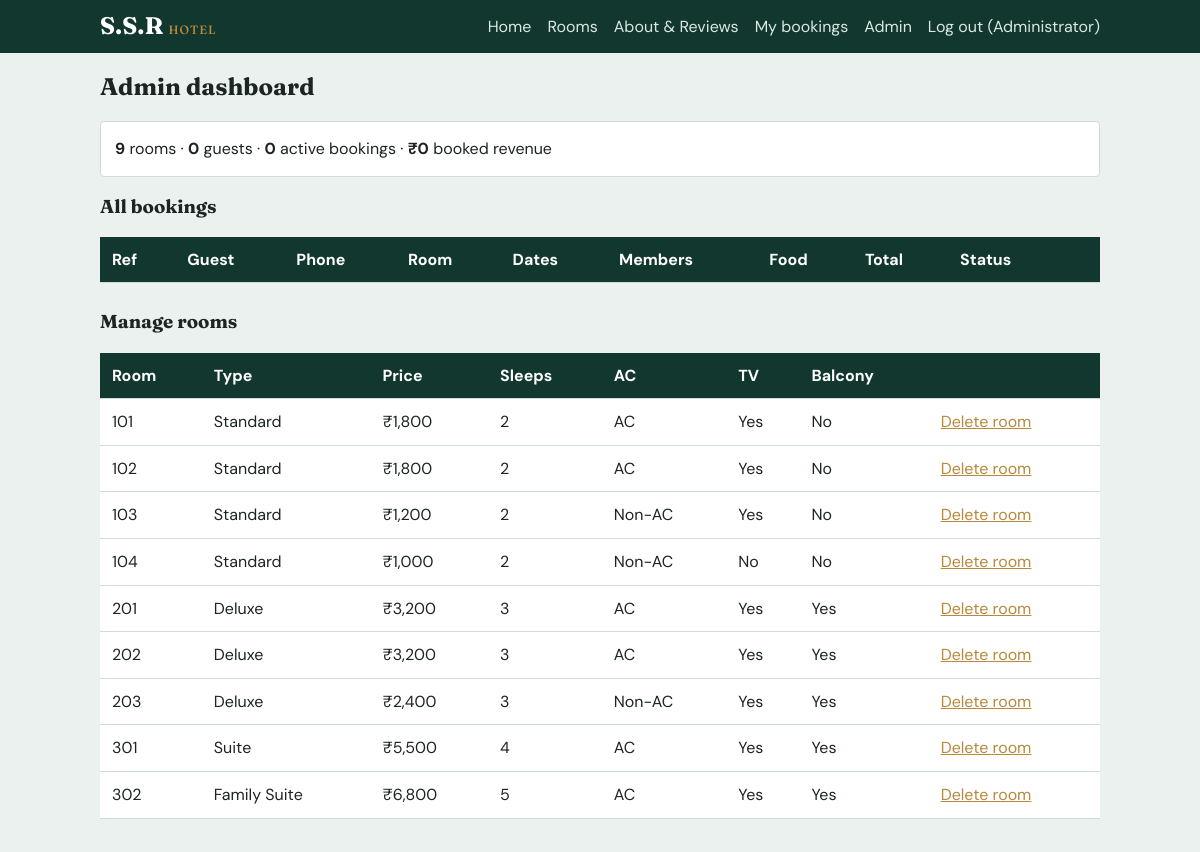
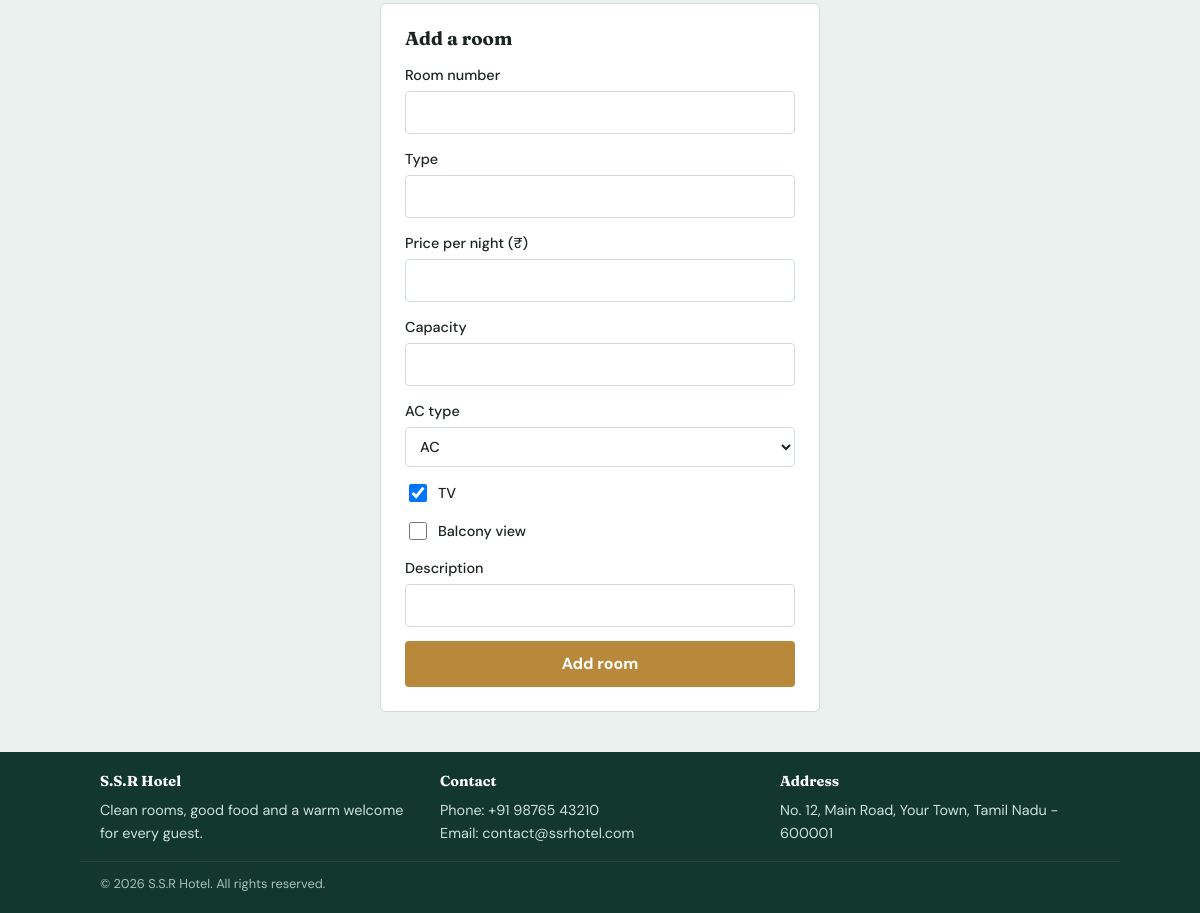
/admin/index.php (signed in), run on the app's committed database (2 pictures, top to bottom).
### tables this page shows
CREATE TABLE rooms (
  id INT AUTO_INCREMENT PRIMARY KEY,
  room_no VARCHAR(10) NOT NULL UNIQUE,
  type VARCHAR(40) NOT NULL,
  price DECIMAL(10,2) NOT NULL,
  capacity INT NOT NULL,
  ac TINYINT(1) NOT NULL DEFAULT 1,
  tv TINYINT(1) NOT NULL DEFAULT 1,
  balcony TINYINT(1) NOT NULL DEFAULT 0,
  description VARCHAR(255)
);

### config.php (called while the page is built, shortened)
<?php
function e($s) { return htmlspecialchars((string)$s, ENT_QUOTES, 'UTF-8'); }

### admin/index.php (the view, shortened to what this page needs)
<?php $base = "../"; $title = "Admin"; include '../includes/header.php'; require_admin();
$stats = $conn->query("SELECT (SELECT COUNT(*) FROM rooms) rooms, (SELECT COUNT(*) FROM users WHERE role='guest') guests,
  (SELECT COUNT(*) FROM bookings WHERE status='Confirmed') bookings,
  (SELECT COALESCE(SUM(total),0) FROM bookings WHERE status='Confirmed') revenue")->fetch_assoc();
$rooms = $conn->query("SELECT * FROM rooms ORDER BY room_no");
$bk = $conn->query("SELECT b.*, u.name, u.phone, r.room_no FROM bookings b JOIN users u ON u.id=b.user_id JOIN rooms r ON r.id=b.room_id ORDER BY b.id DESC"); ?>
<h2>Admin dashboard</h2>
<p class="stats"><b><?= $stats['rooms'] ?></b> rooms · <b><?= $stats['guests'] ?></b> guests · <b><?= $stats['bookings'] ?></b> active bookings · <b>₹<?= number_format($stats['revenue']) ?></b> booked revenue</p>
<h3>All bookings</h3>
<div class="scroll"><table>
<tr><th>Ref</th><th>Guest</th><th>Phone</th><th>Room</th><th>Dates</th><th>Members</th><th>Food</th><th>Total</th><th>Status</th><th></th></tr>
<?php while ($b = $bk->fetch_assoc()): ?>
<tr><td><?= e($b['booking_ref']) ?></td><td><?= e($b['name']) ?></td><td><?= e($b['phone']) ?></td><td><?= e($b['room_no']) ?></td>
<td><?= $b['check_in'] ?> to <?= $b['check_out'] ?></td><td><?= $b['guests'] ?></td><td><?= $b['food'] ? 'Yes' : 'No' ?></td><td>₹<?= number_format($b['total']) ?></td><td><?= $b['status'] ?></td>
<td><?php if ($b['status']==='Confirmed'): ?><a href="?cancel=<?= e($b['booking_ref']) ?>" onclick="return confirm('Cancel this booking?')">Cancel booking</a><?php endif; ?></td></tr>
<?php endwhile; ?></table></div>
<h3>Manage rooms</h3>
<div class="scroll"><table>
<tr><th>Room</th><th>Type</th><th>Price</th><th>Sleeps</th><th>AC</th><th>TV</th><th>Balcony</th><th></th></tr>
<?php while ($r = $rooms->fetch_assoc()): ?>
<tr><td><?= e($r['room_no']) ?></td><td><?= e($r['type']) ?></td><td>₹<?= number_format($r['price']) ?></td><td><?= $r['capacity'] ?></td><td><?= $r['ac']?'AC':'Non-AC' ?></td><td><?= $r['tv']?'Yes':'No' ?></td><td><?= $r['balcony']?'Yes':'No' ?></td>
<td><a href="?delete_room=<?= $r['id'] ?>" onclick="return confirm('Delete this room and its bookings?')">Delete room</a></td></tr>
<?php endwhile; ?></table></div>
<form class="form" method="post">
  <h3>Add a room</h3>
  <label>Room number<input name="room_no" required></label>
  <label>Type<input name="type" required></label>
  <label>Price per night (₹)<input type="number" name="price" min="1" required></label>
  <label>Capacity<input type="number" name="capacity" min="1" max="10" required></label>
  <label>AC type<select name="ac"><option value="ac">AC</option><option value="non">Non-AC</option></select></label>
  <label class="check"><input type="checkbox" name="tv" checked> TV</label>
  <label class="check"><input type="checkbox" name="balcony"> Balcony view</label>
  <label>Description<input name="description"></label>
  <button class="btn" name="add_room">Add room</button>
</form>
<?php include '../includes/footer.php'; ?>

### css/style.css (style rules this page uses)
:root { --pine:#12372f;--sea:#eaf1ef;--brass:#b8893b;--ink:#1c2523;--line:#cfdcd8;--white:#fff;--err:#a3262a }
* { box-sizing:border-box }
body { margin:0;font-family:'DM Sans',system-ui,sans-serif;background:var(--sea);color:var(--ink);line-height:1.6 }
h1,h2,h3,.logo { font-family:'Fraunces',Georgia,serif;line-height:1.2 }
a { color:var(--brass) }
.btn { background:var(--brass);color:#fff;border:0;padding:10px 20px;border-radius:4px;cursor:pointer;font:inherit;font-weight:700;text-decoration:none;display:inline-block }
label { display:flex;flex-direction:column;font-weight:500;font-size:.9rem;gap:4px }
input { padding:9px 10px;border:1px solid var(--line);border-radius:4px;font:inherit;background:var(--white);color:var(--ink) }
.form { max-width:440px;margin:36px auto;display:flex;flex-direction:column;gap:14px;background:var(--white);border:1px solid var(--line);padding:24px;border-radius:6px }
.form h2,.form h3 { margin:0 }
.scroll { overflow-x:auto;margin-bottom:28px }
table { border-collapse:collapse;width:100%;background:var(--white) }
th,td { padding:10px 12px;border-bottom:1px solid var(--line);text-align:left;white-space:nowrap }
th { background:var(--pine);color:#fff }
.stats { background:var(--white);border:1px solid var(--line);padding:14px;border-radius:4px }
select,textarea { padding:9px 10px;border:1px solid var(--line);border-radius:4px;font:inherit;background:var(--white);color:var(--ink) }
label.check { flex-direction:row;align-items:center;gap:8px }
label.check input { width:18px;height:18px }

### data on the page
rooms: room_no "101", type "Standard", price "1,800", capacity "2", ac "AC", tv "Yes", balcony "No"
rooms: room_no "102", type "Standard", price "1,800", capacity "2", ac "AC", tv "Yes", balcony "No"
rooms: room_no "103", type "Standard", price "1,200", capacity "2", ac "Non-AC", tv "Yes", balcony "No"
rooms: room_no "104", type "Standard", price "1,000", capacity "2", ac "Non-AC", tv "No", balcony "No"
rooms: room_no "201", type "Deluxe", price "3,200", capacity "3", ac "AC", tv "Yes", balcony "Yes"
rooms: room_no "202", type "Deluxe", price "3,200", capacity "3", ac "AC", tv "Yes", balcony "Yes"
rooms: room_no "203", type "Deluxe", price "2,400", capacity "3", ac "Non-AC", tv "Yes", balcony "Yes"
rooms: room_no "301", type "Suite", price "5,500", capacity "4", ac "AC", tv "Yes", balcony "Yes"
rooms: room_no "302", type "Family Suite", price "6,800", capacity "5", ac "AC", tv "Yes", balcony "Yes"

### other printed values
$_SESSION['name'] "Administrator"
$stats['rooms'] "9"
$stats['guests'] "0"
$stats['bookings'] "0"
$stats['revenue'] "0"
HOTEL_PHONE "+91 98765 43210"
HOTEL_EMAIL "contact@ssrhotel.com"
HOTEL_ADDRESS "No. 12, Main Road, Your Town, Tamil Nadu - 600001"
